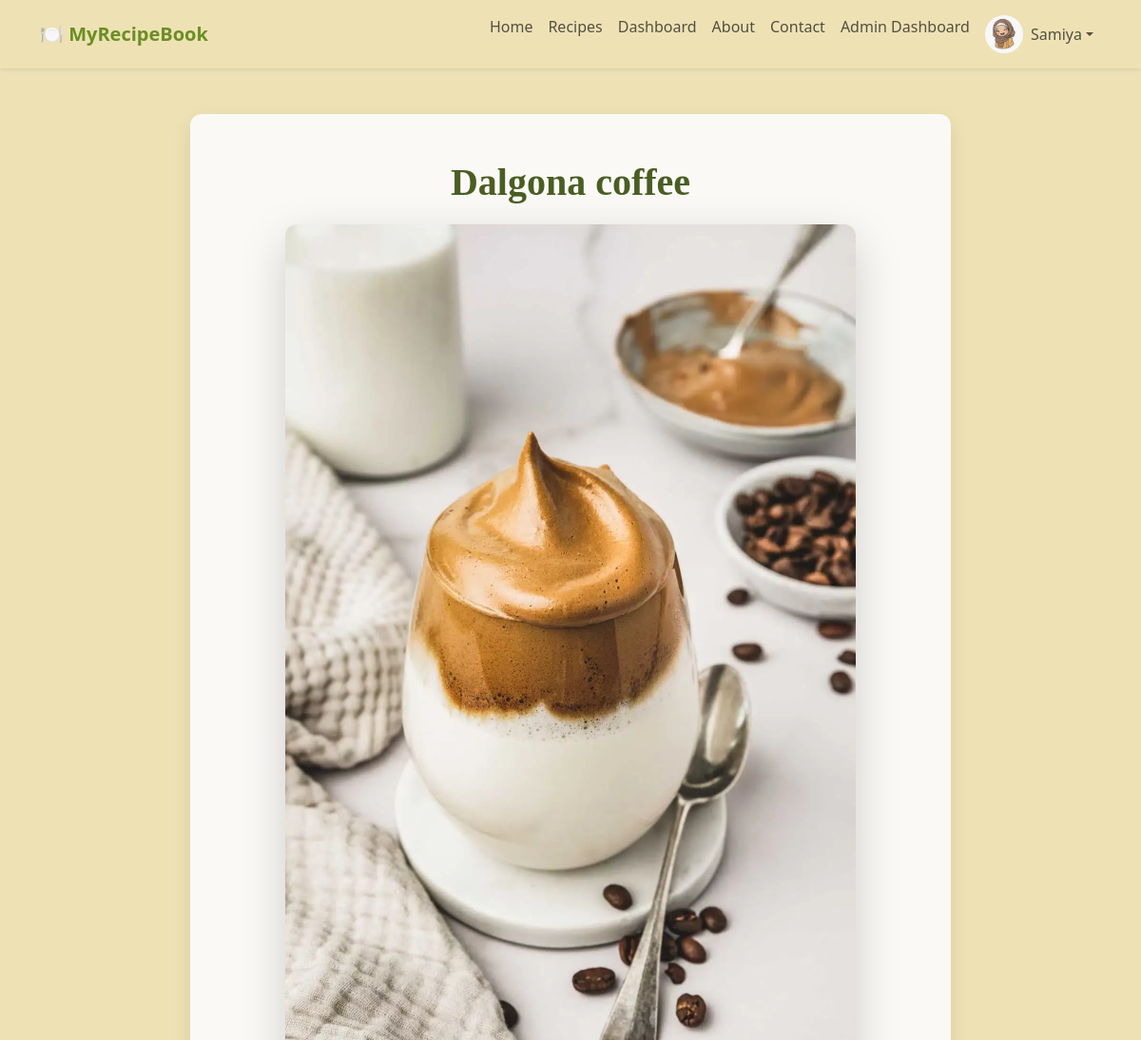
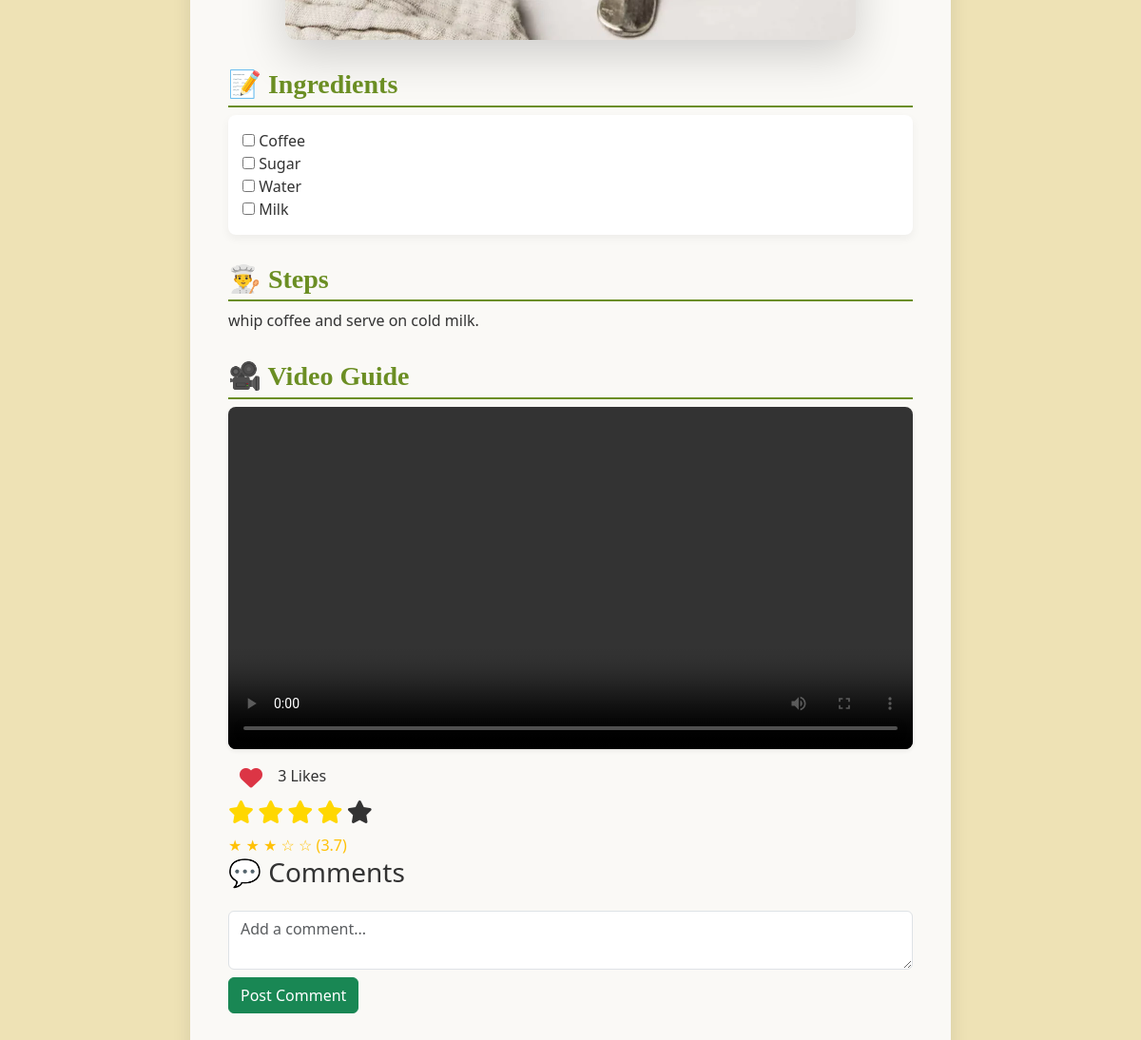
Page /recipe/9 (signed in) on the committed database (2 pictures, top to bottom).
### app/models.py (models this page shows, shortened)
class User(db.Model, UserMixin):
    id = db.Column(db.Integer, primary_key=True)
    username = db.Column(db.String(50), unique=True, nullable=False)
    name = db.Column(db.String(100))
    email = db.Column(db.String(100), unique=True, nullable=False)
    profile_photo = db.Column(db.String(255))  # Store image path
    password_hash = db.Column(db.String(255), nullable=False)
    is_premium = db.Column(db.Boolean, default=False)  # For premium users
    is_admin=db.Column(db.Boolean, default=False)
    liked_recipes = db.relationship('Recipe', secondary='like', backref='liked_by')

class Recipe(db.Model):
    id = db.Column(db.Integer, primary_key=True)
    title = db.Column(db.String(255), nullable=False)
    tags = db.Column(db.String(255))
    ingredients = db.Column(db.Text, nullable=False)
    instructions = db.Column(db.Text, nullable=True)
    description = db.Column(db.String(500), nullable=True)
    image_path = db.Column(db.String(255))  # Stores relative path
    video_path = db.Column(db.String(255))  # Stores relative path
    is_premium = db.Column(db.Boolean, default=False)  # New column
    likes = db.relationship('Like', backref='recipe', lazy=True)
    ratings = db.relationship('Rating', backref='recipe', lazy=True)
    comments = db.relationship('Comment', backref='recipe', lazy=True)
    @property
    def average_rating(self):
        if not self.ratings:
            return 0  # No ratings yet
        return round(sum(r.rating for r in self.ratings) / len(self.ratings), 1)

class Rating(db.Model):
    id = db.Column(db.Integer, primary_key=True)
    user_id = db.Column(db.Integer, db.ForeignKey('user.id'), nullable=False)
    recipe_id = db.Column(db.Integer, db.ForeignKey('recipe.id'), nullable=False)
    rating = db.Column(db.Integer, nullable=False)  # Rating from 1 to 5

### app/routes.py (the view)
@bp.route('/recipe/<int:recipe_id>')
def view_recipe(recipe_id):
    recipe = Recipe.query.get_or_404(recipe_id)
    formatted_instructions = []
    if recipe.instructions:
        formatted_instructions = [ s.strip() for s in re.split(r'[\n]+', recipe.instructions) if s.strip() ]
    formatted_ingredients = []
    if recipe.ingredients:
        formatted_ingredients = [ s.strip() for s in re.split(r'[\n,]+', recipe.ingredients) if s.strip() ]
    user_liked = False
    user_rating = None
    if current_user.is_authenticated:
        user_liked = Like.query.filter_by(user_id=current_user.id, recipe_id=recipe_id).first() is not None
        user_rating = Rating.query.filter_by(user_id=current_user.id, recipe_id=recipe_id).first()
    return render_template('view_recipe.html', recipe=recipe, ingredients=formatted_ingredients, instructions=formatted_instructions,   user_liked=user_liked, user_rating=user_rating.rating if user_rating else 0)

### app/__init__.py (called while the page is built)
def create_app():
    app = Flask(__name__)
    app.config.from_object(Config)
    db.init_app(app)
    migrate.init_app(app, db)
    login_manager.init_app(app)
    ensure_upload_folders(app)
    @login_manager.user_loader
    def load_user(user_id):
        return User.query.get(int(user_id)) or Admin.query.get(int(user_id))
    from app.routes import bp
    app.register_blueprint(bp)
    login_manager.login_view = 'routes.admin_login'  # Redirect if user is not logged in
    login_manager.login_message_category = "danger"
    return app

### app/templates/view_recipe.html (shortened to what this page needs)
{% extends "base.html" %}
{% block content %}
<div class="container recipe-container py-5">
    <h1 class="recipe-title text-center">{{ recipe.title }}</h1>
    {% if recipe.image_path %}
        <div class="text-center">
            <img class="recipe-image shadow-lg" src="{{ url_for('static', filename=recipe.image_path) }}"
                 alt="{{ recipe.title }}">
        </div>
    {% else %}
        <p class="text-center text-muted">No image available</p>
    {% endif %}
    <div class="recipe-details">
        <div class="recipe-section">
            <h3>📝 Ingredients</h3>
            <div class="ingredients-list">
                <form>
                    {% for ingredient in ingredients %}
                        <div class="list-group-item">
                            <input type="checkbox" id="{{ ingredient }}" name="ingredients">
                            <label for="{{ ingredient }}">{{ ingredient }}</label>
                        </div>
                    {% endfor %}
                </form>
            </div>
        </div>
        <div class="recipe-section">
            <h3>👨‍🍳 Steps</h3>
                {% for step in instructions %}
                    <li style="list-style-type: none;">{{ step }}</li>
                {% endfor %}
        </div>
        <div class="recipe-section">
            <h3>🎥 Video Guide</h3>
            {% if recipe.video_path %}
                <div class="text-center">
                    <video class="recipe-video shadow-sm" controls>
                        <source src="{{ url_for('static', filename=recipe.video_path) }}" type="video/mp4">
                    </video>
                </div>
            {% else %}
                <p class="text-muted text-center">Sorry! Video recipe is not available yet.</p>
            {% endif %}
        </div>
    </div>
    <div class="interaction-section">
        {% if current_user.is_authenticated %}
            <form id="like-form" data-url="{{ url_for('routes.like_recipe', recipe_id=recipe.id) }}" class="d-inline">
                <button type="button" id="like-btn" class="btn">
                    <i class="fa fa-heart {% if user_liked %} text-danger {% else %} text-secondary {% endif %}" id="like-icon"></i>
                </button>
                <span id="like-count">{{ recipe.likes|length }} {{ "Like" if recipe.likes|length == 1 else "Likes" }}</span>
            </form>
            <div class="rating" id="rating-container" data-url="{{ url_for('routes.rate_recipe', recipe_id=recipe.id) }}">
                {% for i in range(1, 6) %}
                    <i class="fa fa-star {% if user_rating and i <= user_rating %}selected{% endif %}"
                       data-value="{{ i }}"></i>
                {% endfor %}
            </div>
            <div class="mt-2">
                 <span class="text-warning">
                    {% for i in range(1, 6) %}
                        {% if i <= recipe.average_rating %}
                             ★
                        {% else %}
                              ☆
                         {% endif %}
                     {% endfor %}
        ({{ recipe.average_rating|round(1) }})
    </span>
            </div>
        {% else %}
            <p class="text-center"><a href="{{ url_for('routes.user_login') }}" class="text-primary">Log in to like, rate, and comment on this recipe!</a></p>
        {% endif %}
    </div>
   <div class="comments-section">
    <h3>💬 Comments</h3>
    {% if current_user.is_authenticated %}
        <form id="comment-form" class="mt-3" onsubmit="addComment(event, {{ recipe.id }})">
            <textarea id="comment-content" class="form-control" placeholder="Add a comment..." required></textarea>
            <button type="submit" class="btn btn-success mt-2">Post Comment</button>
        </form>
    {% endif %}
</div>
{% endblock %}

### app/templates/base.html (shortened to what this page needs)
<!DOCTYPE html>
<html lang="en">
<head>
    <link href="https://cdn.jsdelivr.net/npm/bootstrap@5.3.0/dist/css/bootstrap.min.css" rel="stylesheet">
    <link rel="stylesheet" href="{{ url_for('static', filename='styles.css') }}">
    <link rel="stylesheet" href="https://cdnjs.cloudflare.com/ajax/libs/font-awesome/6.0.0/css/all.min.css">
</head>
<body>
<nav class="navbar navbar-expand-lg navbar-light shadow-sm">
    <div class="container">
        <a class="navbar-brand fw-bold" href="{{ url_for('routes.index') }}">🍽️ MyRecipeBook</a>
        <div class="collapse navbar-collapse" id="navbarNav">
            <ul class="navbar-nav ms-auto">
                <li class="nav-item"><a class="nav-link" href="{{ url_for('routes.index') }}">Home</a></li>
                <li class="nav-item"><a class="nav-link" href="{{ url_for('routes.recipes') }}">Recipes</a></li>
                {% if current_user.is_authenticated %}
                    <li class="nav-item"><a class="nav-link" href="{{ url_for('routes.user_dashboard') }}">Dashboard</a></li>
                {% endif %}
                <li class="nav-item"><a class="nav-link" href="{{ url_for('routes.about') }}">About</a></li>
                <li class="nav-item"><a class="nav-link" href="{{ url_for('routes.contact') }}">Contact</a></li>
                {% if current_user.is_authenticated %}
                    {% if current_user.is_authenticated and current_user.is_admin %}
                    <li class="nav-item">
                        <a class="nav-link" href="{{ url_for('routes.admin_dashboard') }}">
                            Admin Dashboard
                         </a>
                    </li>
                {% endif %}
                    <li class="nav-item dropdown">
                        <a class="nav-link dropdown-toggle d-flex align-items-center" href="#" id="userDropdown" role="button" data-bs-toggle="dropdown">
                            <img src="{{ url_for('static', filename=current_user.profile_photo)}}" class="profile-photo me-2">
                            {{ current_user.name }}
                        </a>
                    </li>
                {% else %}
                    <li class="nav-item"><a class="nav-link link-accent" href="{{ url_for('routes.user_login') }}">Login</a></li>
                    <li class="nav-item"><a class="nav-link link-accent" href="{{ url_for('routes.user_signup') }}">Sign Up</a></li>
                {% endif %}
            </ul>
        </div>
    </div>
</nav>
    <div class="container my-5">
        {% block content %}{% endblock %}
    </div>
</body>
</html>

### app/static/styles.css (style rules this page uses)
:root { --bg-light: #EEE2B5; --bg-card: #F8F6F2; --text-dark: #333333; --accent-green: #6B8E23; --hover-green: #4A5D23; --border-light: #EAEAEA; }
body { background-color: var(--bg-light); color: var(--text-dark); font-family: 'Segoe UI', Tahoma, Geneva, Verdana, sans-serif; }
.recipe-container { max-width: 800px; margin: auto; background: #FAF9F6; padding: 40px; border-radius: 12px; box-shadow: 0 8px 20px rgba(0, 0, 0, 0.1); }
.recipe-title { font-family: 'Playfair Display', serif; font-size: 2.5rem; font-weight: bold; color: #4A5D23; margin-bottom: 20px; }
.recipe-section { margin-top: 30px; }
.recipe-section h3 { font-family: 'Playfair Display', serif; font-weight: bold; color: #6B8E23; border-bottom: 2px solid #6B8E23; padding-bottom: 5px; }
.ingredients-list { background: white; padding: 15px; border-radius: 8px; box-shadow: 0 4px 10px rgba(0, 0, 0, 0.05); }
.recipe-video { width: 100%; height: auto; border-radius: 8px; }
.recipe-image { width: 100%; max-width: 600px; height: auto; object-fit: cover; border-radius: 12px; display: block; margin: 20px auto; }
#like-btn { border: none; background: none; font-size: 24px; cursor: pointer; }
.rating i { font-size: 24px; cursor: pointer; transition: color 0.3s ease; }
.rating i.selected { color: gold !important; }
.navbar { background-color: var(--bg-light); box-shadow: 0 4px 12px rgba(0, 0, 0, 0.05); }
.navbar-brand { color: var(--accent-green); }
.profile-photo { width: 40px; height: 40px; border-radius: 50%; object-fit: cover; }
input, textarea { border-radius: 8px; border: 1px solid var(--border-light); padding: 10px; }

### rows in the picture
User: profile_photo (picture), name "Samiya"
Recipe: title "Dalgona coffee", image_path (picture), instructions "whip coffee and serve on cold milk."
Rating: average_rating "3.7"

### other values in the picture
{{ ingredient }} "Coffee" "Sugar" "Water" "Milk"
{{ recipe.likes|length }} "3"
{{ "Like" if recipe.likes|length == 1 else "Likes" }} "Likes"
